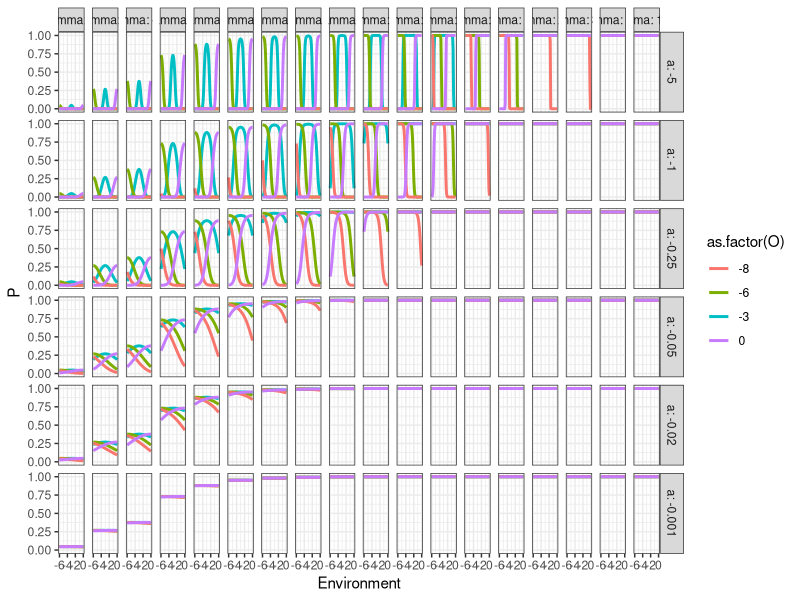
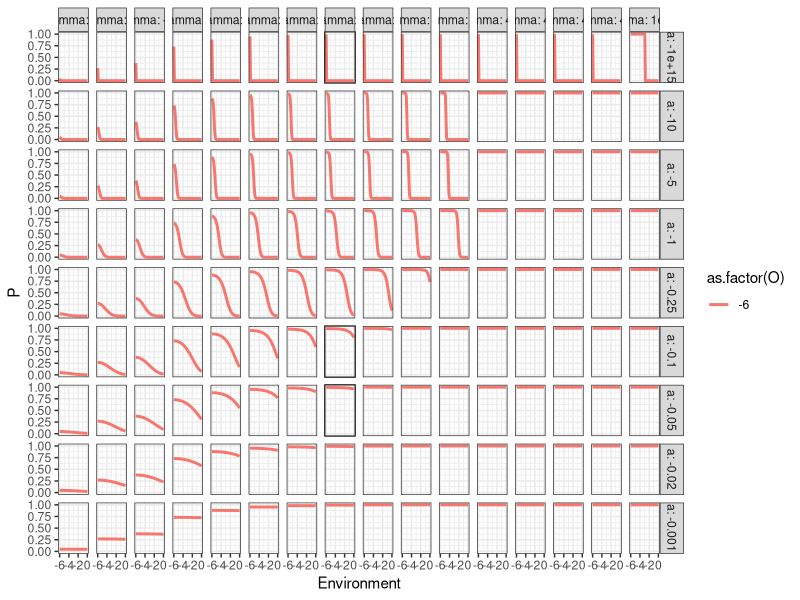
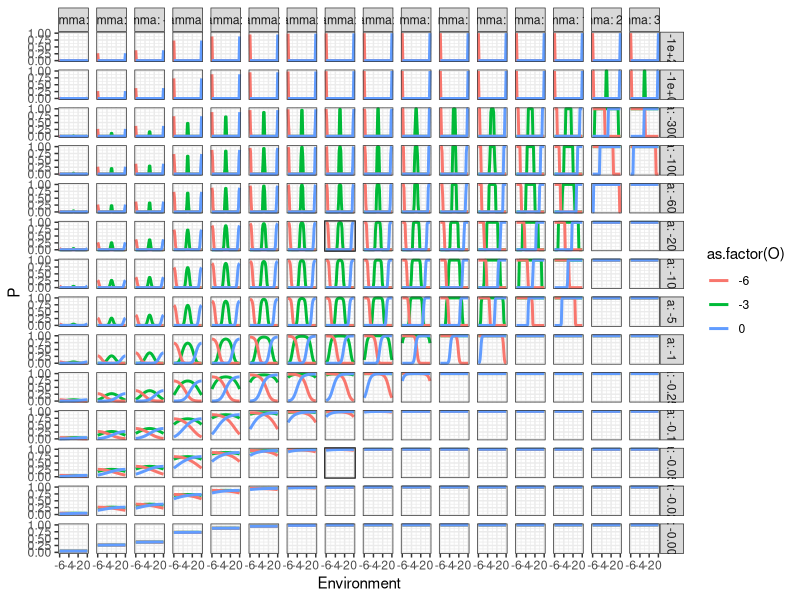
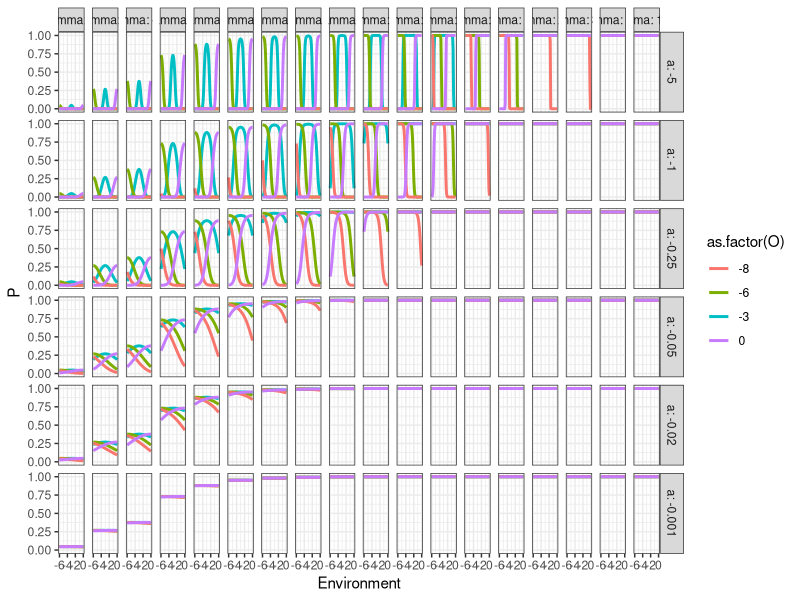

Here is the R script that generated these plots, in order:
## ---- chunk 1
library(tidyverse)
## ---- chunk 2
# Generates all combination of parameters

tidyr::crossing(
  a = c(-0.001, -0.02, -0.05, -0.25, -1, -5), 
  O = c(-8, -6, -3, 0),
  gamma = c(-3, -1, -0.5, 1, 2, 3, 4, 5, 7, 10, 15, 30, 60, 100, 200, 300, 500, 1000),
  Environment = (seq(-6,0, length.out =50)) 
) %>% 
  mutate(P = 1 / (1 + exp(-(a * (Environment - O)^2 + gamma)))) %>% 
  # unite(a, O, gamma, col = "Combinaison", sep = " ", remove = F) %>% 
  # mutate(Combinaison = as.factor(Combinaison)) %>% 
  
  ggplot(aes(x=Environment, y=P, col = as.factor(O), group = paste(O, a, gamma))) +
  geom_line(linewidth=1) +
  facet_grid(a ~ gamma, labeller = label_both) +
  theme_bw()

ggsave("Explo_O_bounds.png", path = "D:/Mes Donnees/PhD/Figures/Modelisation/",
       width = 45, height = 25, units = "cm", dpi=800, bg="white")
## ---- chunk 3
# Generates all combination of parameters

tidyr::crossing(
  a = c(-0.001, -0.02, -0.05, -0.1, -0.25, -1, -5, -10, -1000000000000000), 
  O = -6, #c(-6, -3, -1),
  gamma = c(-3, -1, -0.5, 1, 2, 3, 4, 5, 7, 10, 15, 400, 480, 490, 495, 10000000000000000),
  Environment = (seq(-6,0, length.out =50)) 
) %>% 
  mutate(P = 1 / (1 + exp(-(a * (Environment - O)^2 + gamma)))) %>% 
  # unite(a, O, gamma, col = "Combinaison", sep = " ", remove = F) %>% 
  # mutate(Combinaison = as.factor(Combinaison)) %>% 
  
  ggplot(aes(x=Environment, y=P, col = as.factor(O), group = paste(O, a, gamma))) +
  geom_line(linewidth=1) +
  facet_grid(a ~ gamma, labeller = label_both) +
  theme_bw()

# ggsave("Explo_parameters_canonic_quadratic.png", path = "D:/Mes Donnees/PhD/Figures/Art", width = 25, height = 15, units = "cm", dpi=800, bg="white")
## ---- chunk 4
# Generates all combination of parameters

tidyr::crossing(
  a = c(-0.001, -0.02, -0.05, -0.1, -0.25, -1, -5, -10, -20, -60, -100, -300, -100000, -1000000000000000000000), 
  O = c(-6, -3, 0),
  gamma = c(-3, -1, -0.5, 1, 2, 3, 4, 5, 7, 10, 15, 30, 60, 100, 2000, 3000),
  Environment = (seq(-6,0, length.out =50)) 
) %>% 
  mutate(P = 1 / (1 + exp(-(a * (Environment - O)^2 + gamma)))) %>% 
  # unite(a, O, gamma, col = "Combinaison", sep = " ", remove = F) %>% 
  # mutate(Combinaison = as.factor(Combinaison)) %>% 
  
  ggplot(aes(x=Environment, y=P, col = as.factor(O), group = paste(O, a, gamma))) +
  geom_line(linewidth=1) +
  facet_grid(a ~ gamma, labeller = label_both) +
  theme_bw()

# ggsave("Explo_parameters_canonic_quadratic.png", path = "D:/Mes Donnees/PhD/Figures/Modelisation/", 
#        width = 45, height = 25, units = "cm", dpi=800, bg="white")
